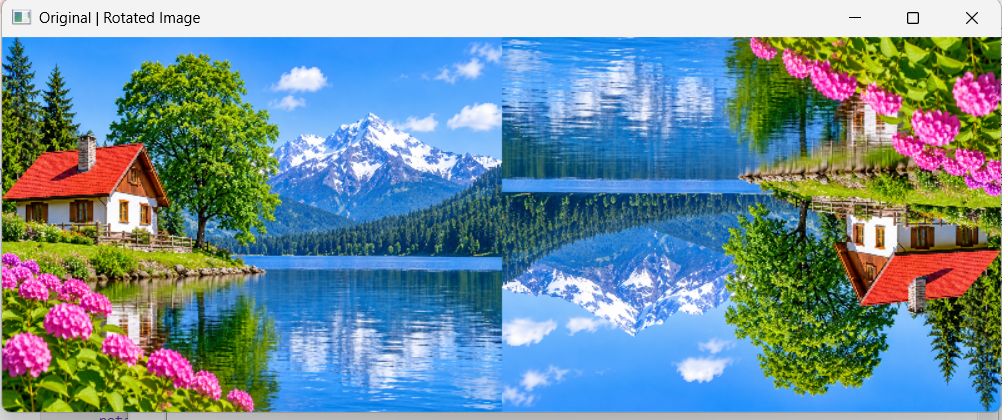
#> input picture exp.11.png, 1002 x 420 px
$ python '31 – Image Segmentation Using Threshold.py'
#> lines starting #> are read from the running program, lines starting #| are printed output that depends on the picture; after the words box and inside, x2 and y2 are one past the last pixel; in counts of white or black regions, pixels touching at a corner belong together
import cv2
from tkinter import Tk, filedialog

root = Tk()
root.withdraw()

path = filedialog.askopenfilename(
    filetypes=[("Images", "*.jpg *.png *.jpeg")]
)
#> the answer given: exp.11.png

img = cv2.imread(path)
#> img is the input picture: shape (420, 1002, 3); mean B, G, R 152.9, 141.6, 111.8

if img is None:
    print("Image not selected")
    exit()

gray = cv2.cvtColor(img, cv2.COLOR_BGR2GRAY)
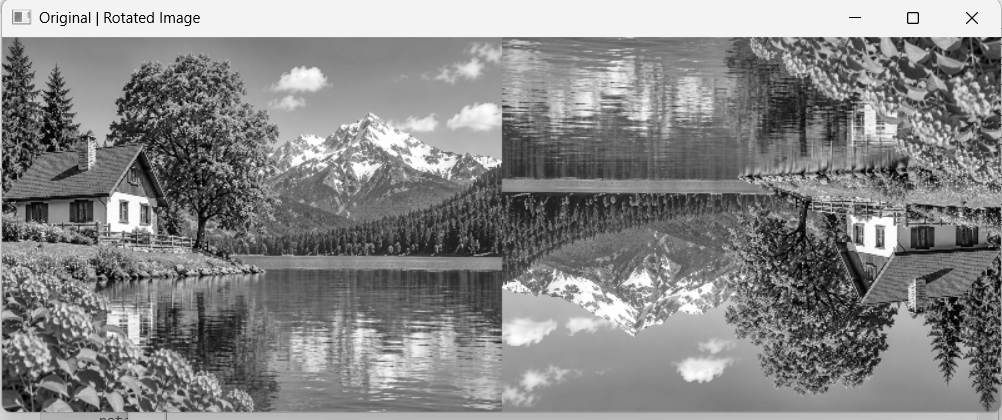
#> gray: shape (420, 1002); min 0, max 255, mean 134

value = int(input("Enter threshold value: "))
#> the answer given: 100

ret, result = cv2.threshold(
    gray, value, 255, cv2.THRESH_BINARY
)
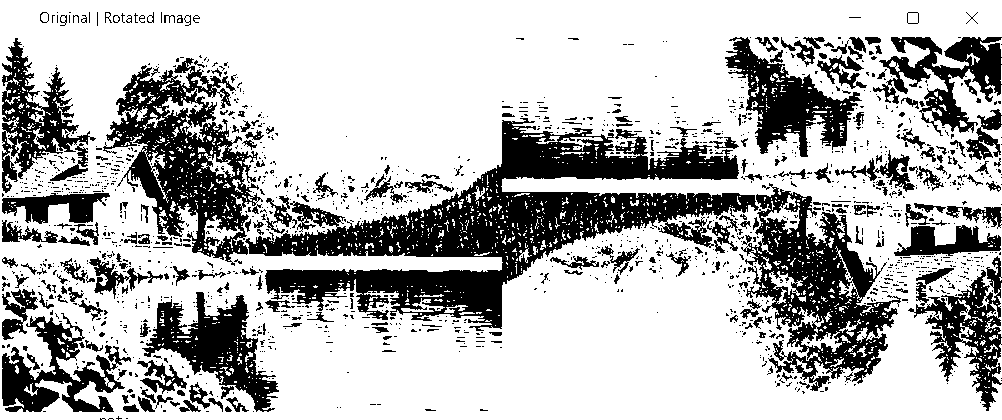
#> result: shape (420, 1002); 71% white; 1593 black regions (1363 under 20 px), largest, box (x1, y1, x2, y2) and area: (245, 118, 759, 331) 35706, (103, 58, 263, 266) 13221, (741, 183, 901, 391) 13221
#> ret = 100

cv2.imshow("Original Image", img)
cv2.imshow("Segmented Image", result)

cv2.waitKey(0)
cv2.destroyAllWindows()

$ run again, on exp.13.png
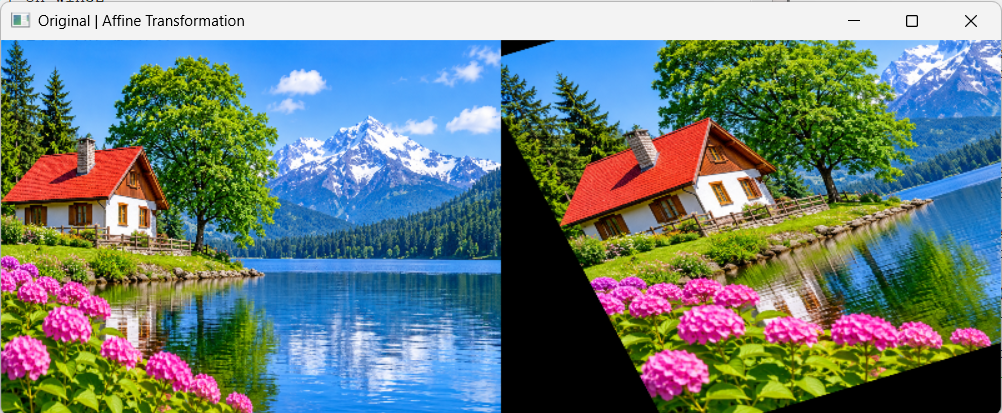
#> input picture exp.13.png, 1002 x 413 px
#> img is the input picture: shape (413, 1002, 3); mean B, G, R 123.3, 126, 107.7
#> `gray = cv2.cvtColor(img, cv2.COLOR_BGR2GRAY)`:
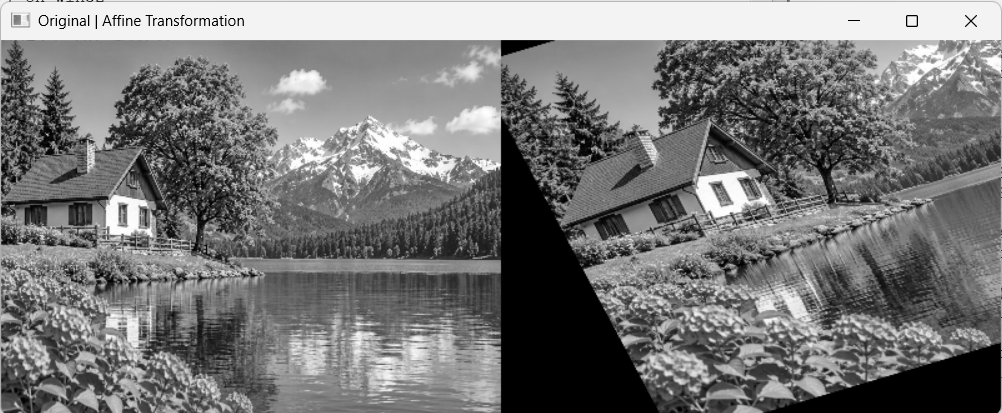
#> gray: shape (413, 1002); min 0, max 255, mean 120.3
#> `ret, result = cv2.threshold( gray, value, 255, cv2.THRESH_BINARY )`:
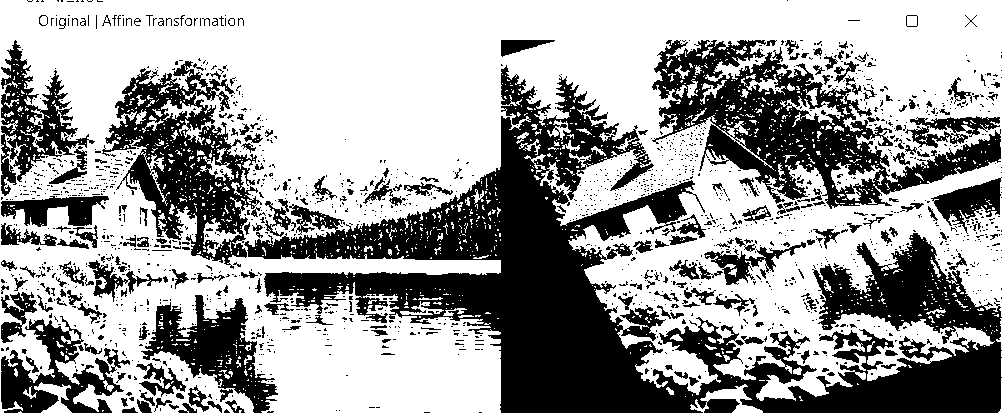
#> result: shape (413, 1002); 62.1% white; 1659 black regions (1442 under 20 px), largest, box (x1, y1, x2, y2) and area: (244, 65, 1002, 413) 80120, (652, 40, 1001, 209) 20503, (102, 61, 262, 269) 13221
#> ret = 100
